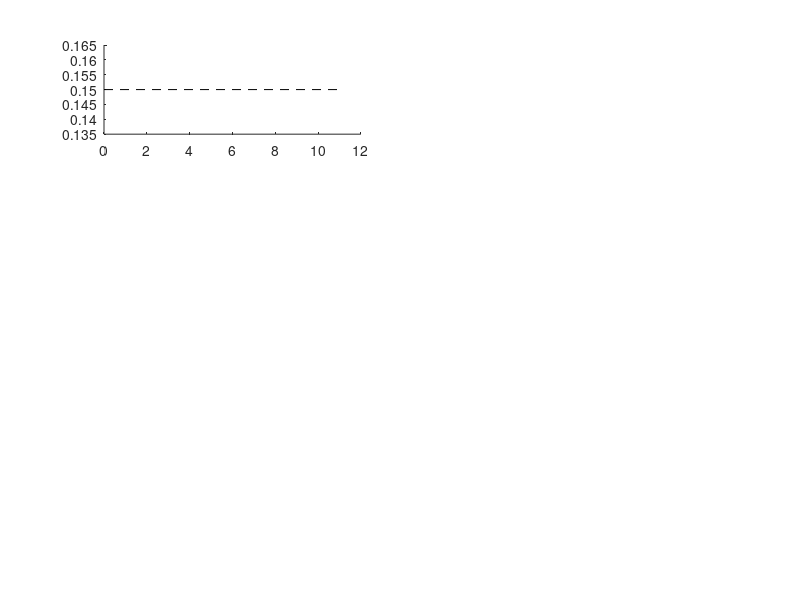

Recreate this plot in MATLAB. (Note: this script raises an error after producing the figure.)
function mockdata_plots_2

% Plot results of mockdata runs for state space IPM manuscript

% Fig 1a: Plot estimated values of F for 'baseline' runs

figure(1)
clf
set(gcf,'units','cent','position',[10,10,12.9 18])


% ------------------------------------------------------
% Loop over 'true' values then 10 runs in each one
Fs = {'0.15'}; %'0.0','0.05','0.1','0.2','0.25'
Savename_Base1 = 'mockdata_fits_Mar2018/PCLA_mockdata_F'
Savename_Base2 = '_8Aug2018'
nchains = 4;
nruns = 10; %
burn = 2e3; % burn-in

Colors = {'k','k','k','k'};
Marker = {'o','o','o','o'};
Subplots = [1 3 5];

for f = 1
    
subplot(4,2,Subplots(f))
hold on
    
    % Plot actual value
    plot([0,11],repmat(str2num(Fs{f}),[1,2]),'k--');
   Parm_overall = []; %to hold the combined posterior
   hold_means = [];
   hold_sds = [];
    for i = 1:nruns
        
        % Read in data
        Sname = strcat(Savename_Base1,Fs{f},Savename_Base2,'_R',num2str(i),'_fit.mat');
        load(Sname,'mc_str')
      
        % Combine values, do convergence diagnostics (based on Gelman & Shirley 2011)
        Parm = []; L = []; 
        vLwithin = nan(length(mc_str),1);
        for n = 1:nchains
        Parm = [Parm(:); mc_str(n).parm_vec(burn:end,2)];
        L = [L(:); mc_str(n).L(burn:end)'];
        vLwithin(n) = var(mc_str(n).L(burn:end)); 
        last10 = Parm(990:1000);
        end

Rhat = sqrt(var(L)/mean(vLwithin));
if Rhat > 1.1 % if there might be a convergence problem
    keyboard
end
        mean(Parm(:)); %LY added
        quantile(Parm,[0.025 0.975]); %LY added
        plot(i,mean(Parm(:)),'marker',Marker{f},'color',Colors{f})
        plot([i i],quantile(Parm,[0.025 0.975]),'k-','color',Colors{f})
        
        Parm_overall = [Parm_overall; Parm(:)];
        hold_means = [hold_means; mean(Parm(:))];
        hold_sds = [hold_sds; std(Parm(:))];
    end % end i
if f ==1
    set(gca,'ylim',[0 0.3])
    set(gca,'ytick',0:0.05:0.3,'xtick',[]) 
elseif f ==2
    set(gca,'ylim',[0.0 0.3])
    set(gca,'ytick',0.0:0.05:0.3,'xtick',[])
else
    set(gca,'ylim',[0.0 0.16])
    set(gca,'ytick',0.0:0.05:0.35,'xtick',[])
end
set(gca,'xlim',[0 11])
set(gca,'tickdir','out','ticklength',[0.015 0.015])

meanF = mean(Parm_overall)
quantile(Parm_overall,[0.025 0.975])

stddevF = std(Parm_overall)
stddevmeanF = std(mean(Parm_overall)) % not used
hold_means
hold_sds %sd of each run's posterior of F, from burn-in to end
stddevholdmeans = std(hold_means)
end % end f
% ------------------------------------------------------

    

